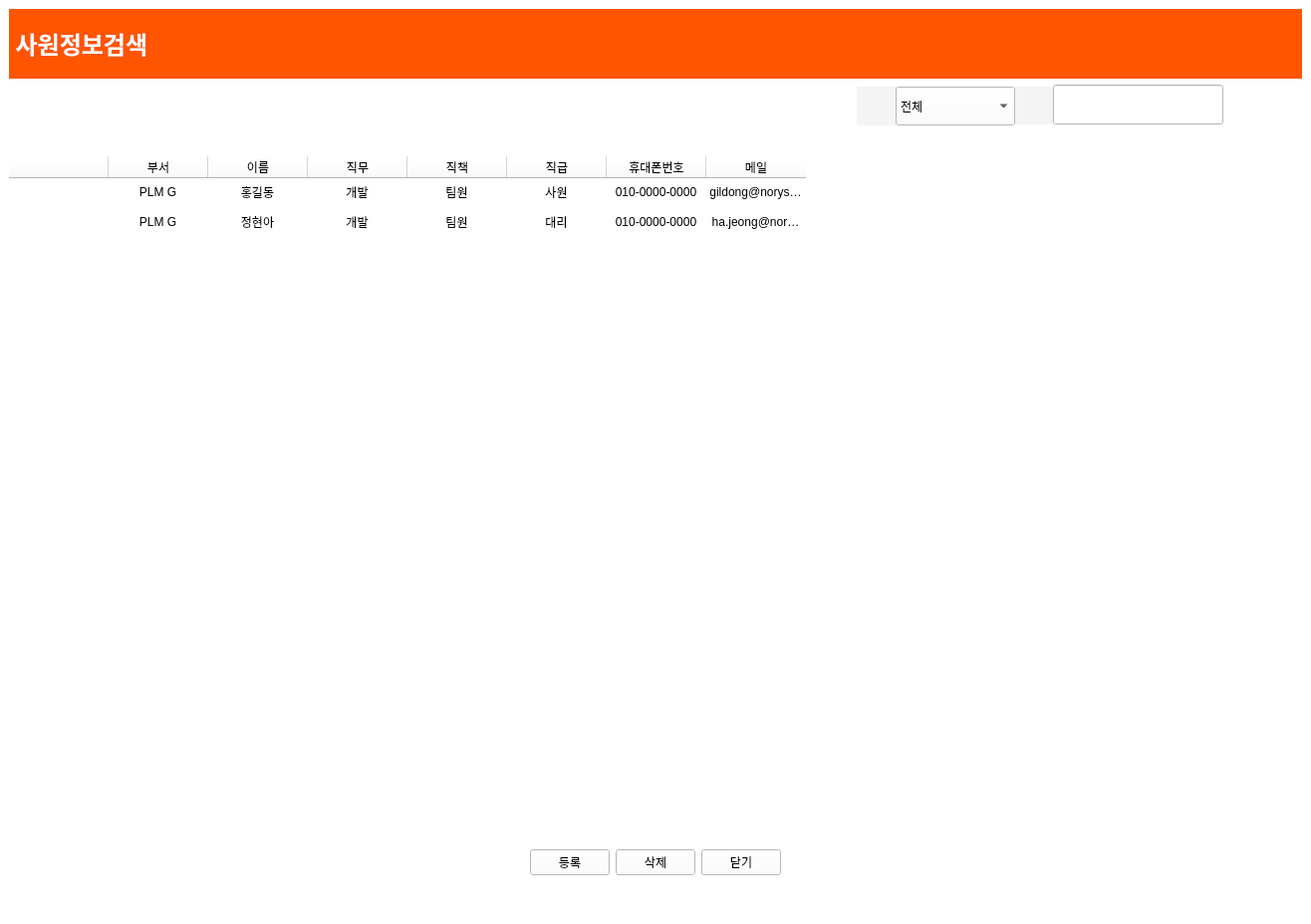
<?xml version="1.0" encoding="UTF-8"?>
<ui version="4.0">
 <class>MainWindow</class>
 <widget class="QMainWindow" name="MainWindow">
  <property name="geometry">
   <rect>
    <x>0</x>
    <y>0</y>
    <width>1316</width>
    <height>928</height>
   </rect>
  </property>
  <property name="sizePolicy">
   <sizepolicy hsizetype="Preferred" vsizetype="Preferred">
    <horstretch>0</horstretch>
    <verstretch>0</verstretch>
   </sizepolicy>
  </property>
  <property name="minimumSize">
   <size>
    <width>1316</width>
    <height>0</height>
   </size>
  </property>
  <property name="maximumSize">
   <size>
    <width>1316</width>
    <height>16777215</height>
   </size>
  </property>
  <property name="palette">
   <palette>
    <active>
     <colorrole role="WindowText">
      <brush brushstyle="SolidPattern">
       <color alpha="255">
        <red>0</red>
        <green>0</green>
        <blue>0</blue>
       </color>
      </brush>
     </colorrole>
     <colorrole role="Button">
      <brush brushstyle="SolidPattern">
       <color alpha="255">
        <red>255</red>
        <green>255</green>
        <blue>255</blue>
       </color>
      </brush>
     </colorrole>
     <colorrole role="Light">
      <brush brushstyle="SolidPattern">
       <color alpha="255">
        <red>255</red>
        <green>255</green>
        <blue>255</blue>
       </color>
      </brush>
     </colorrole>
     <colorrole role="Midlight">
      <brush brushstyle="SolidPattern">
       <color alpha="255">
        <red>255</red>
        <green>255</green>
        <blue>255</blue>
       </color>
      </brush>
     </colorrole>
     <colorrole role="Dark">
      <brush brushstyle="SolidPattern">
       <color alpha="255">
        <red>127</red>
        <green>127</green>
        <blue>127</blue>
       </color>
      </brush>
     </colorrole>
     <colorrole role="Mid">
      <brush brushstyle="SolidPattern">
       <color alpha="255">
        <red>170</red>
        <green>170</green>
        <blue>170</blue>
       </color>
      </brush>
     </colorrole>
     <colorrole role="Text">
      <brush brushstyle="SolidPattern">
       <color alpha="255">
        <red>0</red>
        <green>0</green>
        <blue>0</blue>
       </color>
      </brush>
     </colorrole>
     <colorrole role="BrightText">
      <brush brushstyle="SolidPattern">
       <color alpha="255">
        <red>255</red>
        <green>255</green>
        <blue>255</blue>
       </color>
      </brush>
     </colorrole>
     <colorrole role="ButtonText">
      <brush brushstyle="SolidPattern">
       <color alpha="255">
        <red>0</red>
        <green>0</green>
        <blue>0</blue>
       </color>
      </brush>
     </colorrole>
     <colorrole role="Base">
      <brush brushstyle="SolidPattern">
       <color alpha="255">
        <red>255</red>
        <green>255</green>
        <blue>255</blue>
       </color>
      </brush>
     </colorrole>
     <colorrole role="Window">
      <brush brushstyle="SolidPattern">
       <color alpha="255">
        <red>255</red>
        <green>255</green>
        <blue>255</blue>
       </color>
      </brush>
     </colorrole>
     <colorrole role="Shadow">
      <brush brushstyle="SolidPattern">
       <color alpha="255">
        <red>0</red>
        <green>0</green>
        <blue>0</blue>
       </color>
      </brush>
     </colorrole>
     <colorrole role="AlternateBase">
      <brush brushstyle="SolidPattern">
       <color alpha="255">
        <red>255</red>
        <green>255</green>
        <blue>255</blue>
       </color>
      </brush>
     </colorrole>
     <colorrole role="ToolTipBase">
      <brush brushstyle="SolidPattern">
       <color alpha="255">
        <red>255</red>
        <green>255</green>
        <blue>220</blue>
       </color>
      </brush>
     </colorrole>
     <colorrole role="ToolTipText">
      <brush brushstyle="SolidPattern">
       <color alpha="255">
        <red>0</red>
        <green>0</green>
        <blue>0</blue>
       </color>
      </brush>
     </colorrole>
     <colorrole role="PlaceholderText">
      <brush brushstyle="SolidPattern">
       <color alpha="128">
        <red>0</red>
        <green>0</green>
        <blue>0</blue>
       </color>
      </brush>
     </colorrole>
    </active>
    <inactive>
     <colorrole role="WindowText">
      <brush brushstyle="SolidPattern">
       <color alpha="255">
        <red>0</red>
        <green>0</green>
        <blue>0</blue>
       </color>
      </brush>
     </colorrole>
     <colorrole role="Button">
      <brush brushstyle="SolidPattern">
       <color alpha="255">
        <red>255</red>
        <green>255</green>
        <blue>255</blue>
       </color>
      </brush>
     </colorrole>
     <colorrole role="Light">
      <brush brushstyle="SolidPattern">
       <color alpha="255">
        <red>255</red>
        <green>255</green>
        <blue>255</blue>
       </color>
      </brush>
     </colorrole>
     <colorrole role="Midlight">
      <brush brushstyle="SolidPattern">
       <color alpha="255">
        <red>255</red>
        <green>255</green>
        <blue>255</blue>
       </color>
      </brush>
     </colorrole>
     <colorrole role="Dark">
      <brush brushstyle="SolidPattern">
       <color alpha="255">
        <red>127</red>
        <green>127</green>
        <blue>127</blue>
       </color>
      </brush>
     </colorrole>
     <colorrole role="Mid">
      <brush brushstyle="SolidPattern">
       <color alpha="255">
        <red>170</red>
        <green>170</green>
        <blue>170</blue>
       </color>
      </brush>
     </colorrole>
     <colorrole role="Text">
      <brush brushstyle="SolidPattern">
       <color alpha="255">
        <red>0</red>
        <green>0</green>
        <blue>0</blue>
       </color>
      </brush>
     </colorrole>
     <colorrole role="BrightText">
      <brush brushstyle="SolidPattern">
       <color alpha="255">
        <red>255</red>
        <green>255</green>
        <blue>255</blue>
       </color>
      </brush>
     </colorrole>
     <colorrole role="ButtonText">
      <brush brushstyle="SolidPattern">
       <color alpha="255">
        <red>0</red>
        <green>0</green>
        <blue>0</blue>
       </color>
      </brush>
     </colorrole>
     <colorrole role="Base">
      <brush brushstyle="SolidPattern">
       <color alpha="255">
        <red>255</red>
        <green>255</green>
        <blue>255</blue>
       </color>
      </brush>
     </colorrole>
     <colorrole role="Window">
      <brush brushstyle="SolidPattern">
       <color alpha="255">
        <red>255</red>
        <green>255</green>
        <blue>255</blue>
       </color>
      </brush>
     </colorrole>
     <colorrole role="Shadow">
      <brush brushstyle="SolidPattern">
       <color alpha="255">
        <red>0</red>
        <green>0</green>
        <blue>0</blue>
       </color>
      </brush>
     </colorrole>
     <colorrole role="AlternateBase">
      <brush brushstyle="SolidPattern">
       <color alpha="255">
        <red>255</red>
        <green>255</green>
        <blue>255</blue>
       </color>
      </brush>
     </colorrole>
     <colorrole role="ToolTipBase">
      <brush brushstyle="SolidPattern">
       <color alpha="255">
        <red>255</red>
        <green>255</green>
        <blue>220</blue>
       </color>
      </brush>
     </colorrole>
     <colorrole role="ToolTipText">
      <brush brushstyle="SolidPattern">
       <color alpha="255">
        <red>0</red>
        <green>0</green>
        <blue>0</blue>
       </color>
      </brush>
     </colorrole>
     <colorrole role="PlaceholderText">
      <brush brushstyle="SolidPattern">
       <color alpha="128">
        <red>0</red>
        <green>0</green>
        <blue>0</blue>
       </color>
      </brush>
     </colorrole>
    </inactive>
    <disabled>
     <colorrole role="WindowText">
      <brush brushstyle="SolidPattern">
       <color alpha="255">
        <red>127</red>
        <green>127</green>
        <blue>127</blue>
       </color>
      </brush>
     </colorrole>
     <colorrole role="Button">
      <brush brushstyle="SolidPattern">
       <color alpha="255">
        <red>255</red>
        <green>255</green>
        <blue>255</blue>
       </color>
      </brush>
     </colorrole>
     <colorrole role="Light">
      <brush brushstyle="SolidPattern">
       <color alpha="255">
        <red>255</red>
        <green>255</green>
        <blue>255</blue>
       </color>
      </brush>
     </colorrole>
     <colorrole role="Midlight">
      <brush brushstyle="SolidPattern">
       <color alpha="255">
        <red>255</red>
        <green>255</green>
        <blue>255</blue>
       </color>
      </brush>
     </colorrole>
     <colorrole role="Dark">
      <brush brushstyle="SolidPattern">
       <color alpha="255">
        <red>127</red>
        <green>127</green>
        <blue>127</blue>
       </color>
      </brush>
     </colorrole>
     <colorrole role="Mid">
      <brush brushstyle="SolidPattern">
       <color alpha="255">
        <red>170</red>
        <green>170</green>
        <blue>170</blue>
       </color>
      </brush>
     </colorrole>
     <colorrole role="Text">
      <brush brushstyle="SolidPattern">
       <color alpha="255">
        <red>127</red>
        <green>127</green>
        <blue>127</blue>
       </color>
      </brush>
     </colorrole>
     <colorrole role="BrightText">
      <brush brushstyle="SolidPattern">
       <color alpha="255">
        <red>255</red>
        <green>255</green>
        <blue>255</blue>
       </color>
      </brush>
     </colorrole>
     <colorrole role="ButtonText">
      <brush brushstyle="SolidPattern">
       <color alpha="255">
        <red>127</red>
        <green>127</green>
        <blue>127</blue>
       </color>
      </brush>
     </colorrole>
     <colorrole role="Base">
      <brush brushstyle="SolidPattern">
       <color alpha="255">
        <red>255</red>
        <green>255</green>
        <blue>255</blue>
       </color>
      </brush>
     </colorrole>
     <colorrole role="Window">
      <brush brushstyle="SolidPattern">
       <color alpha="255">
        <red>255</red>
        <green>255</green>
        <blue>255</blue>
       </color>
      </brush>
     </colorrole>
     <colorrole role="Shadow">
      <brush brushstyle="SolidPattern">
       <color alpha="255">
        <red>0</red>
        <green>0</green>
        <blue>0</blue>
       </color>
      </brush>
     </colorrole>
     <colorrole role="AlternateBase">
      <brush brushstyle="SolidPattern">
       <color alpha="255">
        <red>255</red>
        <green>255</green>
        <blue>255</blue>
       </color>
      </brush>
     </colorrole>
     <colorrole role="ToolTipBase">
      <brush brushstyle="SolidPattern">
       <color alpha="255">
        <red>255</red>
        <green>255</green>
        <blue>220</blue>
       </color>
      </brush>
     </colorrole>
     <colorrole role="ToolTipText">
      <brush brushstyle="SolidPattern">
       <color alpha="255">
        <red>0</red>
        <green>0</green>
        <blue>0</blue>
       </color>
      </brush>
     </colorrole>
     <colorrole role="PlaceholderText">
      <brush brushstyle="SolidPattern">
       <color alpha="128">
        <red>0</red>
        <green>0</green>
        <blue>0</blue>
       </color>
      </brush>
     </colorrole>
    </disabled>
   </palette>
  </property>
  <property name="windowTitle">
   <string/>
  </property>
  <property name="windowIcon">
   <iconset>
    <normaloff>windowicon.jpg</normaloff>windowicon.jpg</iconset>
  </property>
  <widget class="QWidget" name="empList">
   <property name="minimumSize">
    <size>
     <width>1316</width>
     <height>0</height>
    </size>
   </property>
   <property name="maximumSize">
    <size>
     <width>1316</width>
     <height>16777215</height>
    </size>
   </property>
   <layout class="QVBoxLayout" name="verticalLayout">
    <item>
     <layout class="QVBoxLayout" name="listLayout">
      <property name="spacing">
       <number>6</number>
      </property>
      <item>
       <layout class="QHBoxLayout" name="horizontalLayout" stretch="5">
        <property name="spacing">
         <number>0</number>
        </property>
        <item>
         <widget class="QLabel" name="label_2">
          <property name="sizePolicy">
           <sizepolicy hsizetype="Expanding" vsizetype="Preferred">
            <horstretch>0</horstretch>
            <verstretch>0</verstretch>
           </sizepolicy>
          </property>
          <property name="minimumSize">
           <size>
            <width>0</width>
            <height>70</height>
           </size>
          </property>
          <property name="maximumSize">
           <size>
            <width>16777215</width>
            <height>70</height>
           </size>
          </property>
          <property name="styleSheet">
           <string notr="true">background-color: #ff5500;
color white;</string>
          </property>
          <property name="text">
           <string>&lt;html&gt;&lt;head/&gt;&lt;body&gt;&lt;p&gt;&lt;span style=&quot; font-size:18pt; font-weight:600; color:#ffffff;&quot;&gt; 사원정보검색&lt;/span&gt;&lt;/p&gt;&lt;/body&gt;&lt;/html&gt;</string>
          </property>
         </widget>
        </item>
       </layout>
      </item>
      <item>
       <layout class="QHBoxLayout" name="horizontalLayout_4">
        <property name="spacing">
         <number>0</number>
        </property>
        <item>
         <layout class="QHBoxLayout" name="delete_2"/>
        </item>
        <item>
         <spacer name="horizontalSpacer">
          <property name="orientation">
           <enum>Qt::Horizontal</enum>
          </property>
          <property name="sizeHint" stdset="0">
           <size>
            <width>40</width>
            <height>20</height>
           </size>
          </property>
         </spacer>
        </item>
        <item>
         <widget class="QLabel" name="label_4">
          <property name="minimumSize">
           <size>
            <width>39</width>
            <height>39</height>
           </size>
          </property>
          <property name="maximumSize">
           <size>
            <width>35</width>
            <height>35</height>
           </size>
          </property>
          <property name="styleSheet">
           <string notr="true">background-color:rgb(244, 244, 244);</string>
          </property>
          <property name="text">
           <string/>
          </property>
          <property name="pixmap">
           <pixmap>diagram.png</pixmap>
          </property>
          <property name="alignment">
           <set>Qt::AlignCenter</set>
          </property>
         </widget>
        </item>
        <item>
         <widget class="QComboBox" name="bizCombo">
          <property name="minimumSize">
           <size>
            <width>120</width>
            <height>39</height>
           </size>
          </property>
          <property name="maximumSize">
           <size>
            <width>120</width>
            <height>35</height>
           </size>
          </property>
          <property name="toolTip">
           <string>&lt;html&gt;&lt;head/&gt;&lt;body&gt;&lt;p&gt;사업부 필터(TSP,MIS,TC,FAB,경영지원,전략기획)&lt;/p&gt;&lt;/body&gt;&lt;/html&gt;</string>
          </property>
          <item>
           <property name="text">
            <string>전체</string>
           </property>
          </item>
          <item>
           <property name="text">
            <string>MIS</string>
           </property>
          </item>
          <item>
           <property name="text">
            <string>TSP</string>
           </property>
          </item>
          <item>
           <property name="text">
            <string>TC</string>
           </property>
          </item>
          <item>
           <property name="text">
            <string>FAB</string>
           </property>
          </item>
          <item>
           <property name="text">
            <string>경영지원실</string>
           </property>
          </item>
          <item>
           <property name="text">
            <string>전략기획실</string>
           </property>
          </item>
         </widget>
        </item>
        <item>
         <widget class="QLabel" name="label">
          <property name="minimumSize">
           <size>
            <width>38</width>
            <height>38</height>
           </size>
          </property>
          <property name="maximumSize">
           <size>
            <width>35</width>
            <height>35</height>
           </size>
          </property>
          <property name="styleSheet">
           <string notr="true">background-color:rgb(244, 244, 244);</string>
          </property>
          <property name="text">
           <string/>
          </property>
          <property name="pixmap">
           <pixmap>peo.png</pixmap>
          </property>
         </widget>
        </item>
        <item alignment="Qt::AlignVCenter">
         <widget class="QLineEdit" name="namelineEdit">
          <property name="minimumSize">
           <size>
            <width>171</width>
            <height>40</height>
           </size>
          </property>
          <property name="maximumSize">
           <size>
            <width>171</width>
            <height>35</height>
           </size>
          </property>
          <property name="toolTip">
           <string>&lt;html&gt;&lt;head/&gt;&lt;body&gt;&lt;p&gt;사원 이름 검색&lt;/p&gt;&lt;/body&gt;&lt;/html&gt;</string>
          </property>
         </widget>
        </item>
        <item>
         <widget class="QPushButton" name="empSearchBtn">
          <property name="minimumSize">
           <size>
            <width>39</width>
            <height>39</height>
           </size>
          </property>
          <property name="maximumSize">
           <size>
            <width>35</width>
            <height>35</height>
           </size>
          </property>
          <property name="styleSheet">
           <string notr="true">border: none;
background-color:white;</string>
          </property>
          <property name="icon">
           <iconset>
            <normaloff>find.png</normaloff>find.png</iconset>
          </property>
         </widget>
        </item>
        <item>
         <spacer name="horizontalSpacer_2">
          <property name="orientation">
           <enum>Qt::Horizontal</enum>
          </property>
          <property name="sizeType">
           <enum>QSizePolicy::Fixed</enum>
          </property>
          <property name="sizeHint" stdset="0">
           <size>
            <width>40</width>
            <height>20</height>
           </size>
          </property>
         </spacer>
        </item>
       </layout>
      </item>
      <item>
       <layout class="QHBoxLayout" name="horizontalLayout_2">
        <item>
         <widget class="QLabel" name="countLabel">
          <property name="text">
           <string/>
          </property>
          <property name="alignment">
           <set>Qt::AlignRight|Qt::AlignTrailing|Qt::AlignVCenter</set>
          </property>
         </widget>
        </item>
        <item>
         <spacer name="horizontalSpacer_3">
          <property name="orientation">
           <enum>Qt::Horizontal</enum>
          </property>
          <property name="sizeType">
           <enum>QSizePolicy::Fixed</enum>
          </property>
          <property name="sizeHint" stdset="0">
           <size>
            <width>40</width>
            <height>20</height>
           </size>
          </property>
         </spacer>
        </item>
       </layout>
      </item>
      <item>
       <widget class="QTableWidget" name="table">
        <property name="minimumSize">
         <size>
          <width>1296</width>
          <height>0</height>
         </size>
        </property>
        <property name="styleSheet">
         <string notr="true"/>
        </property>
        <property name="frameShape">
         <enum>QFrame::Box</enum>
        </property>
        <property name="frameShadow">
         <enum>QFrame::Plain</enum>
        </property>
        <property name="lineWidth">
         <number>0</number>
        </property>
        <property name="midLineWidth">
         <number>0</number>
        </property>
        <property name="alternatingRowColors">
         <bool>false</bool>
        </property>
        <property name="showGrid">
         <bool>true</bool>
        </property>
        <property name="gridStyle">
         <enum>Qt::NoPen</enum>
        </property>
        <property name="sortingEnabled">
         <bool>false</bool>
        </property>
        <property name="rowCount">
         <number>15</number>
        </property>
        <attribute name="horizontalHeaderVisible">
         <bool>true</bool>
        </attribute>
        <attribute name="verticalHeaderVisible">
         <bool>false</bool>
        </attribute>
        <row>
         <property name="text">
          <string/>
         </property>
        </row>
        <row>
         <property name="text">
          <string/>
         </property>
        </row>
        <row>
         <property name="text">
          <string>새 열</string>
         </property>
        </row>
        <row>
         <property name="text">
          <string>새 열</string>
         </property>
        </row>
        <row>
         <property name="text">
          <string>새 열</string>
         </property>
        </row>
        <row>
         <property name="text">
          <string>새 열</string>
         </property>
        </row>
        <row>
         <property name="text">
          <string>새 열</string>
         </property>
        </row>
        <row/>
        <row/>
        <row/>
        <row/>
        <row/>
        <row/>
        <row/>
        <row/>
        <column>
         <property name="text">
          <string/>
         </property>
        </column>
        <column>
         <property name="text">
          <string>부서</string>
         </property>
        </column>
        <column>
         <property name="text">
          <string>이름</string>
         </property>
        </column>
        <column>
         <property name="text">
          <string>직무</string>
         </property>
        </column>
        <column>
         <property name="text">
          <string>직책</string>
         </property>
        </column>
        <column>
         <property name="text">
          <string>직급</string>
         </property>
        </column>
        <column>
         <property name="text">
          <string>휴대폰번호</string>
         </property>
        </column>
        <column>
         <property name="text">
          <string>메일</string>
         </property>
        </column>
        <item row="0" column="1">
         <property name="text">
          <string>PLM G</string>
         </property>
         <property name="textAlignment">
          <set>AlignCenter</set>
         </property>
        </item>
        <item row="0" column="2">
         <property name="text">
          <string>홍길동</string>
         </property>
         <property name="textAlignment">
          <set>AlignCenter</set>
         </property>
        </item>
        <item row="0" column="3">
         <property name="text">
          <string>개발</string>
         </property>
         <property name="textAlignment">
          <set>AlignCenter</set>
         </property>
         <property name="foreground">
          <brush brushstyle="SolidPattern">
           <color alpha="255">
            <red>0</red>
            <green>0</green>
            <blue>0</blue>
           </color>
          </brush>
         </property>
        </item>
        <item row="0" column="4">
         <property name="text">
          <string>팀원</string>
         </property>
         <property name="textAlignment">
          <set>AlignCenter</set>
         </property>
        </item>
        <item row="0" column="5">
         <property name="text">
          <string>사원</string>
         </property>
         <property name="textAlignment">
          <set>AlignCenter</set>
         </property>
        </item>
        <item row="0" column="6">
         <property name="text">
          <string>010-0000-0000</string>
         </property>
         <property name="textAlignment">
          <set>AlignCenter</set>
         </property>
        </item>
        <item row="0" column="7">
         <property name="text">
          <string>gildong@norysystem.co.kr</string>
         </property>
         <property name="textAlignment">
          <set>AlignCenter</set>
         </property>
        </item>
        <item row="1" column="1">
         <property name="text">
          <string>PLM G</string>
         </property>
         <property name="textAlignment">
          <set>AlignCenter</set>
         </property>
        </item>
        <item row="1" column="2">
         <property name="text">
          <string>정현아</string>
         </property>
         <property name="textAlignment">
          <set>AlignCenter</set>
         </property>
        </item>
        <item row="1" column="3">
         <property name="text">
          <string>개발</string>
         </property>
         <property name="textAlignment">
          <set>AlignCenter</set>
         </property>
        </item>
        <item row="1" column="4">
         <property name="text">
          <string>팀원</string>
         </property>
         <property name="textAlignment">
          <set>AlignCenter</set>
         </property>
        </item>
        <item row="1" column="5">
         <property name="text">
          <string>대리</string>
         </property>
         <property name="textAlignment">
          <set>AlignCenter</set>
         </property>
        </item>
        <item row="1" column="6">
         <property name="text">
          <string>010-0000-0000</string>
         </property>
         <property name="textAlignment">
          <set>AlignCenter</set>
         </property>
        </item>
        <item row="1" column="7">
         <property name="text">
          <string>ha.jeong@norysystem.co.kr</string>
         </property>
         <property name="textAlignment">
          <set>AlignCenter</set>
         </property>
        </item>
        <item row="2" column="7">
         <property name="text">
          <string/>
         </property>
        </item>
       </widget>
      </item>
      <item>
       <layout class="QHBoxLayout" name="horizontalLayout_5">
        <property name="spacing">
         <number>6</number>
        </property>
        <item>
         <spacer name="horizontalSpacer_4">
          <property name="orientation">
           <enum>Qt::Horizontal</enum>
          </property>
          <property name="sizeHint" stdset="0">
           <size>
            <width>40</width>
            <height>20</height>
           </size>
          </property>
         </spacer>
        </item>
        <item>
         <widget class="QPushButton" name="listRegBtn">
          <property name="toolTip">
           <string>&lt;html&gt;&lt;head/&gt;&lt;body&gt;&lt;p&gt;신규 사원정보 등록&lt;/p&gt;&lt;/body&gt;&lt;/html&gt;</string>
          </property>
          <property name="text">
           <string>등록</string>
          </property>
         </widget>
        </item>
        <item>
         <widget class="QPushButton" name="listDelBtn">
          <property name="toolTip">
           <string>&lt;html&gt;&lt;head/&gt;&lt;body&gt;&lt;p&gt;체크박스 선택후 삭제 클릭시 선택된 사원 정보 삭제&lt;/p&gt;&lt;/body&gt;&lt;/html&gt;</string>
          </property>
          <property name="text">
           <string>삭제</string>
          </property>
         </widget>
        </item>
        <item>
         <widget class="QPushButton" name="cnlBtn">
          <property name="text">
           <string>닫기</string>
          </property>
         </widget>
        </item>
        <item>
         <spacer name="horizontalSpacer_5">
          <property name="orientation">
           <enum>Qt::Horizontal</enum>
          </property>
          <property name="sizeHint" stdset="0">
           <size>
            <width>40</width>
            <height>20</height>
           </size>
          </property>
         </spacer>
        </item>
       </layout>
      </item>
      <item>
       <spacer name="verticalSpacer">
        <property name="orientation">
         <enum>Qt::Vertical</enum>
        </property>
        <property name="sizeType">
         <enum>QSizePolicy::Fixed</enum>
        </property>
        <property name="sizeHint" stdset="0">
         <size>
          <width>20</width>
          <height>40</height>
         </size>
        </property>
       </spacer>
      </item>
     </layout>
    </item>
   </layout>
  </widget>
 </widget>
 <resources/>
 <connections/>
</ui>
